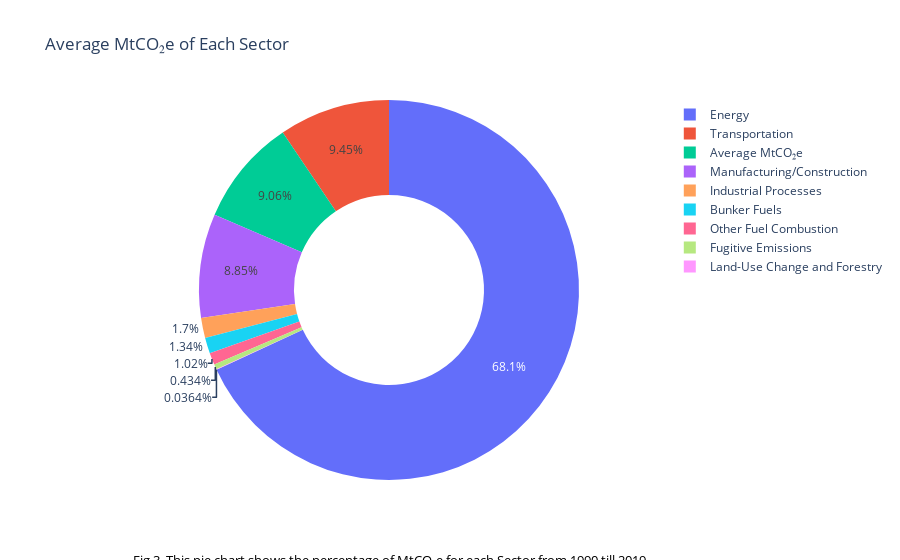

Notebook code for this chart:
### Markdown cell above
## Argument 2
Figure 2 shows the average emission of each sector per year, with every sector given a different color. The energy sector shows to have the highest average emissions of CO2 per year, followed by the electricity/heat sector. Only using this graph already gives the implication that the energy sector is the biggest cause of CO2 emissions. (Furthermore, if the energy sector is to be compared with the electricity/heat sector, there could be a correlation between the two sectors based on the growth trend of the two sectors.)

### Code cell
sectors = df.columns[3:]  # Assuming the sector columns start from the fourth column
average_values_total = df[sectors].mean().values  # Use .values to convert to a numpy array

fig = go.Figure(data=[go.Pie(labels=sectors, values=average_values_total, hole=0.5)])

fig.update_layout(title='Average MtCO₂e of Each Sector')

# Add a caption annotation
caption_text = "Fig.3. This pie chart shows the percentage of MtCO₂e for each Sector from 1990 till 2019"
fig.add_annotation(
    x=0.5,  # x-coordinate for the annotation (0.5 = center of x-axis)
    y=-0.24,  # y-coordinate for the annotation (negative value to position it below the graph)
    xref="paper",
    yref="paper",
    text=caption_text,
    showarrow=False,
    font=dict(
        size=13,
        color="black"
    )
)

fig.show()

fig.write_image("figure3.png")

### Figure 1 — Plotly figure (JSON) as saved in the notebook; plotly's stock layout.template omitted (floating-point values rounded to 4 significant figures)
{"data": [{"hole": 0.5, "labels": ["Bunker Fuels", "Energy", "Fugitive Emissions", "Industrial Processes", "Land-Use Change and Forestry", "Manufacturing/Construction", "Other Fuel Combustion", "Transportation", "Average MtCO₂e"], "type": "pie", "values": [675.6, 34290.0, 218.4, 856.0, 18.35, 4456.0, 515.0, 4758.0, 4561.0]}], "layout": {"annotations": [{"font": {"color": "black", "size": 13}, "showarrow": false, "text": "Fig.3. This pie chart shows the percentage of MtCO₂e for each Sector from 1990 till 2019", "x": 0.5, "xref": "paper", "y": -0.24, "yref": "paper"}], "title": {"text": "Average MtCO₂e of Each Sector"}}}
